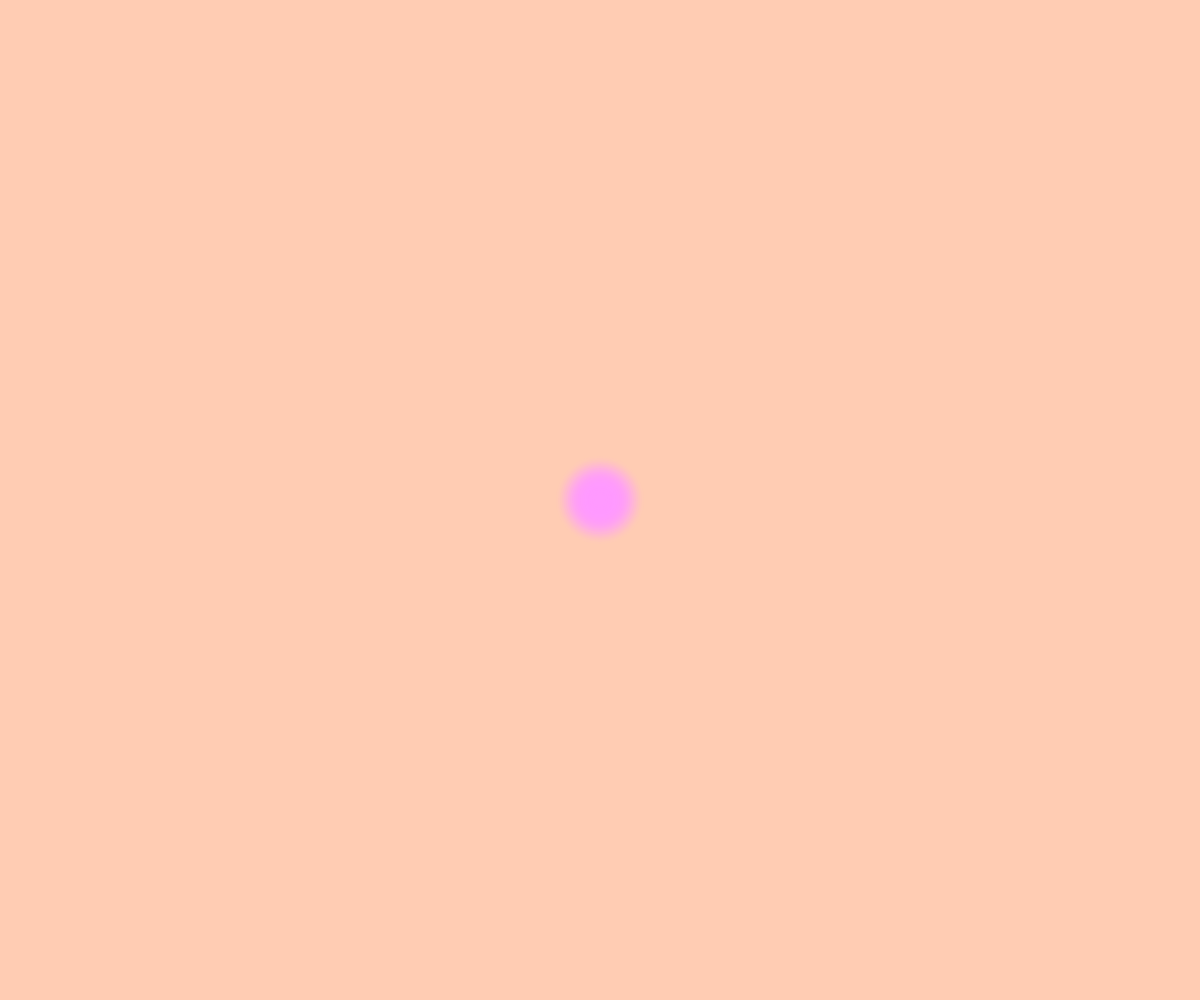
Frame 1 (no input)
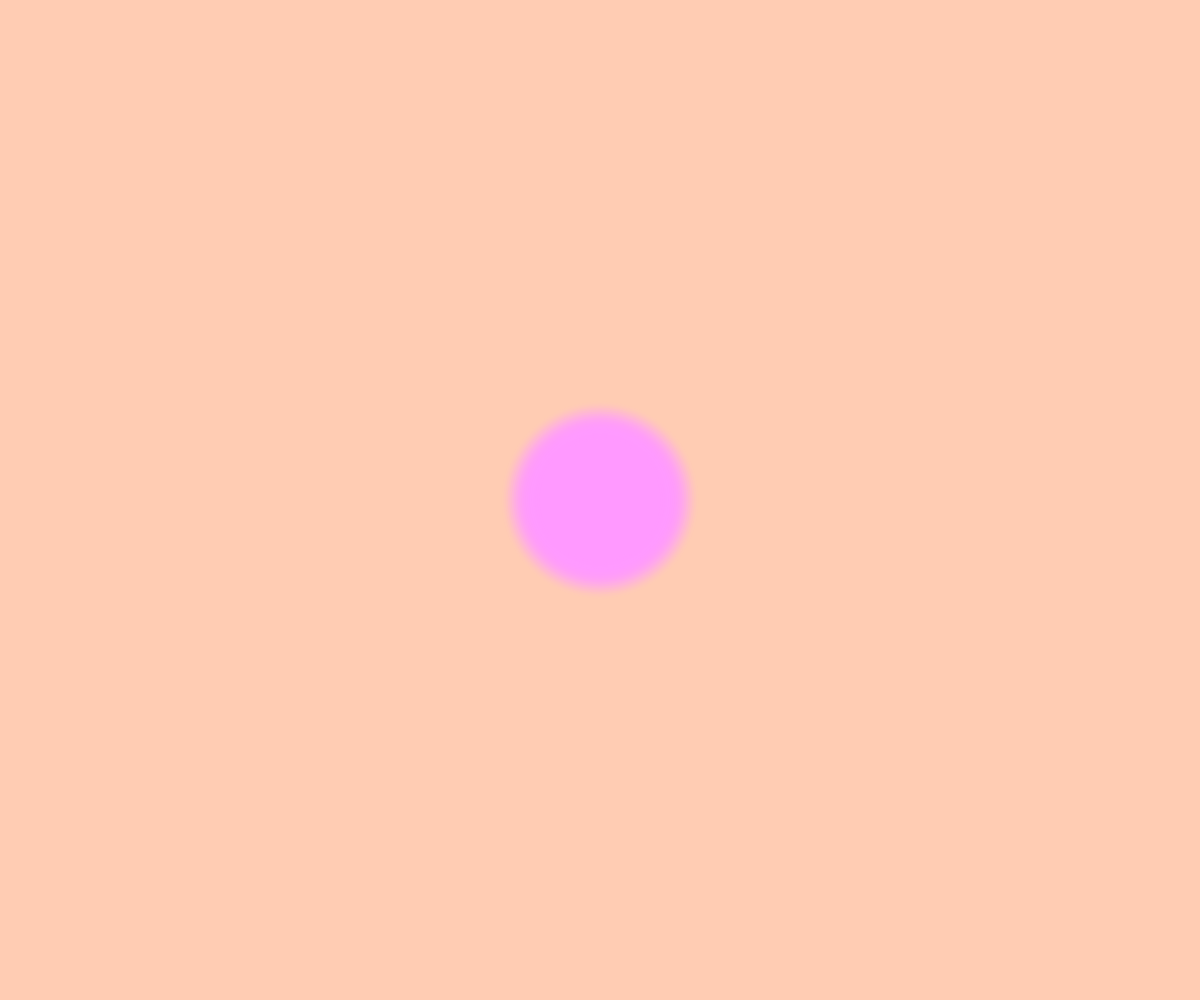
Frame 60 (no input)
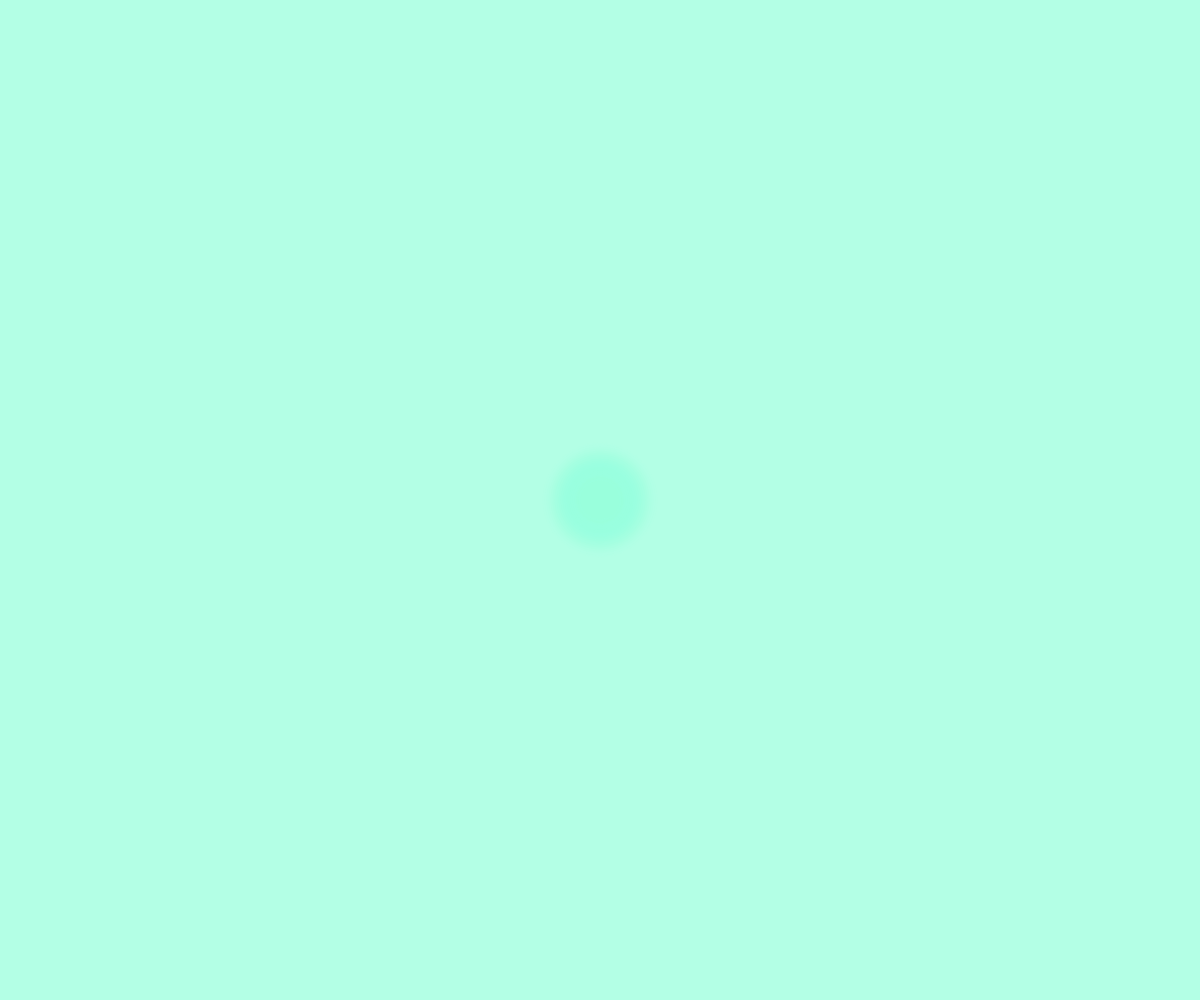
Frame 120 (the mouse pressed at the canvas centre since frame 60)

The p5.js sketch that drew these frames (run headless with seeded random() and noise() and a simulated clock; from frame 60 on, the mouse is pressed at the canvas centre):

// p5.js sketch
// ── sketch.js

let bgColor;
let blockColor; 


// phase drives the beat; mouseY controls speed
let phase = 0;          // 0..1 within a beat
let beatIndex = 0;      // 0..59, increments each wrapped beat

function setup() {
  createCanvas(windowWidth, windowHeight);
  rectMode(CENTER);
  colorMode(HSB, 360, 100, 100, 1);
  noStroke();
}

function draw() {
  // --- Colour ---
  let hueMin = 20;
  let hueMax = 300;
  let mainHue = map(mouseX, 0, width,hueMin, hueMax);
  let oppositeHue = map(mainHue,hueMin, hueMax, hueMax, hueMin); 
  bgColor = color(mainHue, 30, 100, 1);
  blockColor = color(oppositeHue, 40, 100, 0.7);
  background(bgColor);

  // --- MouseY -> speed (higher = faster) ---
  let speed = map(mouseY, height * 0.85, height * 0.15, 0.003, 0.05);
  speed = constrain(speed, 0.005, 0.2);

  // --- Advance phase; count beats on wrap ---
  phase += speed;
  const wraps = floor(phase);           // how many times we crossed 1 this frame
  if (wraps >= 1) {
    beatIndex = (beatIndex + wraps) % 60; // step once per beat, reset after 60
    phase -= wraps;                       // keep phase in [0,1)
  }

  // circleSize circle: grows within the current beat, then snaps back
  const circleSize = map(phase, 0, 1, 0, 200);

  // Create blurry edge effect with multiple layered circles
  const layers = 20; // Number of circles for blur effect
  const maxAlpha = 0.6; // Maximum opacity for the center
  
  for (let i = layers; i >= 0; i--) {
    // Calculate size and alpha for each layer
    const layerSize = circleSize + (i * 4); // Each layer slightly bigger
    const alpha = map(i, layers, 0, 0, maxAlpha); // Fade from transparent to opaque
    
    // Set color with calculated alpha
    fill(hue(blockColor), saturation(blockColor), brightness(blockColor), alpha);
    circle(width * 0.5, height * 0.5, layerSize);

  
  }
  
}

function windowResized() {
  resizeCanvas(windowWidth, windowHeight);
}
